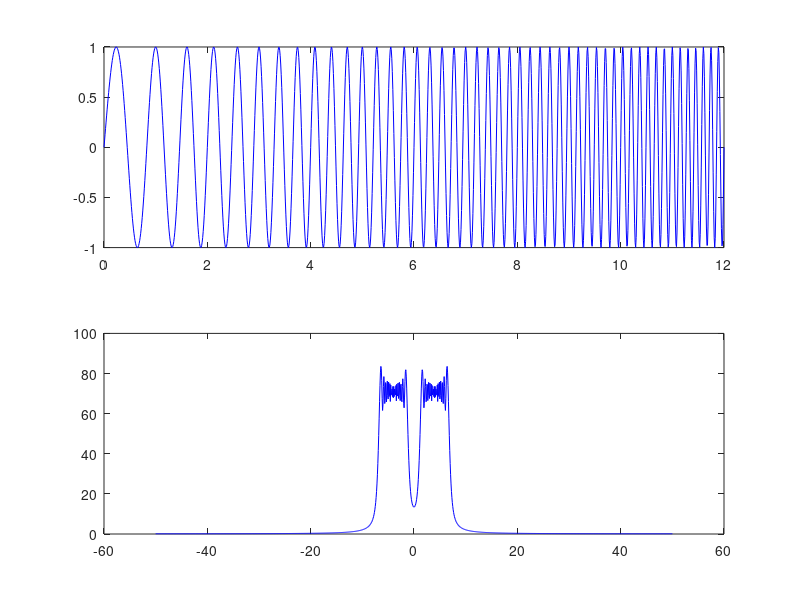
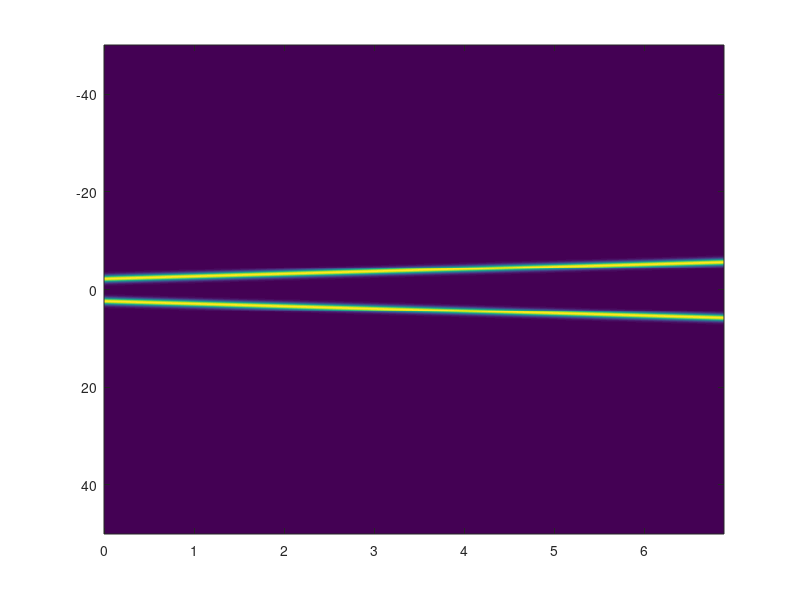

Source code (MATLAB) for these figures, in order: (Note: this script raises an error after producing the figures.)
%%
close all; clear, clc;

Fs=100;
t=0:(1/Fs):12;
%x1=1.1*sin(2*pi*t*15).*(t>=0 & t<4);
%x2=0.8*sin(2*pi*t*21).*(t>=4 & t<=8); % funkcja prostokatna
%x3=1.5*sin(2*pi*t*11).*(t>8); 
%x=x1+x2+x3;

%x=sin(2*pi*(7-t/4).*t); % musimy podzielic przez 4 a nie przez 2 poniewaz pochodna z t^2 wycjdzi 2t
x=sin(2*pi*(1+t/4).*t);

subplot(211), plot(t,x,'b')

XT=fftshift(fft(x)); % przesuniecie transformaty
WA = abs(XT); % widmo amplitudowe %%% dzielimy przez Fs poniewaz wykres za maly
f = linspace(-Fs/2,Fs/2,length(t)); % pomocnicza czestotliwosc

subplot(212), plot(f,WA,'b'); % wykresp podobny do sinca

% na widamie fazowym jestesmy w stanie okresli ktora czestotliwosc jest
% ktora

% liczymy cos dzikiego teraz

% zienna okno=128
% tablica dlugosc sygnaly minus szerokosc okna
% pobieramy probki od k=0:1
okno = 512; % modyfikujemy te okno by móc zrobic jak najlepsza czestotliwosciowa
% im wiecej to gorsza czestotliwosciowa czasowa
N=length(t); % w tym przypadku bierzemy dlugosc czasu 't'
A=zeros(okno, N-okno);

% do wyswietalnia imagesc() 

for k=1:N-okno
    xx = x(k:k+okno-1).*blackman(okno)'; % albo tukeywin(okno) % seosujemy okienkowanie aby wygladzic sygnal
    WAa = abs(fftshift(fft(xx)))';
    A(:,k)=WAa;
end

figure;
%imagsc(A); colorbar('vertical')

ff=linspace(-Fs/2,Fs/2,okno);
tt=(0:N-okno-1)/Fs;
imagesc(tt,ff,A); colorbar('vertical');
xlabel("Przesuniecie okna [s]");
ylabel("Czesttliwosc [Hz]");

%szerokosc w hercach 100/127 ~~0.8Hz
%SZEROKOSC w czasie ok 1s
% rozdzielczosc czasowa (szerokosc skoku w czasie)

% Rozwiazaniem dla tego miala byc transformata FALKOWA
% polega na wykorzystaniu falek 
% falka (pole=1, śr=0)

%%
[C,L]=wavedec(x,3,'bior3.3'); % dekompozycja
A3=C(1:L(1));
D3=C(L(1)+1:L(1)+L(2));
D2=C(L(2)+L(1)+1:L(1)+1:L(1)+L(2)+L(3));
D1=C(L(3) + L(2) + L(1) +1:L(1)+L(2)+L(3)+L(4));

subplot(411)

